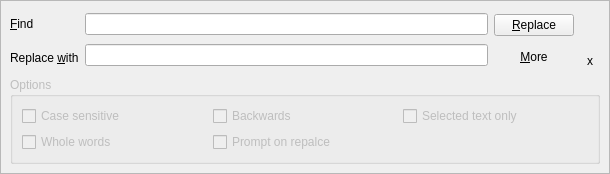
<?xml version="1.0" encoding="UTF-8"?>
<ui version="4.0">
 <class>replaceForm</class>
 <widget class="QWidget" name="replaceForm">
  <property name="geometry">
   <rect>
    <x>0</x>
    <y>0</y>
    <width>610</width>
    <height>187</height>
   </rect>
  </property>
  <property name="sizePolicy">
   <sizepolicy hsizetype="Preferred" vsizetype="MinimumExpanding">
    <horstretch>0</horstretch>
    <verstretch>0</verstretch>
   </sizepolicy>
  </property>
  <property name="windowTitle">
   <string>Form</string>
  </property>
  <property name="autoFillBackground">
   <bool>true</bool>
  </property>
  <layout class="QVBoxLayout" name="verticalLayout_5">
   <property name="spacing">
    <number>6</number>
   </property>
   <property name="sizeConstraint">
    <enum>QLayout::SetMaximumSize</enum>
   </property>
   <property name="leftMargin">
    <number>0</number>
   </property>
   <property name="topMargin">
    <number>0</number>
   </property>
   <property name="rightMargin">
    <number>0</number>
   </property>
   <property name="bottomMargin">
    <number>0</number>
   </property>
   <item>
    <widget class="QFrame" name="frame">
     <property name="sizePolicy">
      <sizepolicy hsizetype="Preferred" vsizetype="Maximum">
       <horstretch>0</horstretch>
       <verstretch>0</verstretch>
      </sizepolicy>
     </property>
     <property name="autoFillBackground">
      <bool>true</bool>
     </property>
     <property name="frameShape">
      <enum>QFrame::StyledPanel</enum>
     </property>
     <property name="frameShadow">
      <enum>QFrame::Raised</enum>
     </property>
     <layout class="QVBoxLayout" name="verticalLayout_6">
      <item>
       <layout class="QHBoxLayout" name="horizontalLayout">
        <item>
         <layout class="QVBoxLayout" name="verticalLayout">
          <item>
           <widget class="QLabel" name="findLabel">
            <property name="text">
             <string>&amp;Find</string>
            </property>
            <property name="buddy">
             <cstring>findText</cstring>
            </property>
           </widget>
          </item>
          <item>
           <widget class="QLabel" name="replaceLabel">
            <property name="text">
             <string>Replace &amp;with</string>
            </property>
            <property name="buddy">
             <cstring>replaceText</cstring>
            </property>
           </widget>
          </item>
         </layout>
        </item>
        <item>
         <layout class="QVBoxLayout" name="verticalLayout_2">
          <item>
           <widget class="QLineEdit" name="findText"/>
          </item>
          <item>
           <widget class="QLineEdit" name="replaceText"/>
          </item>
         </layout>
        </item>
        <item>
         <layout class="QVBoxLayout" name="verticalLayout_3">
          <item>
           <widget class="QPushButton" name="replaceButton">
            <property name="text">
             <string>&amp;Replace</string>
            </property>
            <property name="autoRepeat">
             <bool>true</bool>
            </property>
           </widget>
          </item>
          <item>
           <widget class="QToolButton" name="moreButton">
            <property name="sizePolicy">
             <sizepolicy hsizetype="Minimum" vsizetype="Fixed">
              <horstretch>0</horstretch>
              <verstretch>0</verstretch>
             </sizepolicy>
            </property>
            <property name="cursor">
             <cursorShape>PointingHandCursor</cursorShape>
            </property>
            <property name="text">
             <string>&amp;More</string>
            </property>
            <property name="checkable">
             <bool>true</bool>
            </property>
            <property name="autoRaise">
             <bool>true</bool>
            </property>
           </widget>
          </item>
         </layout>
        </item>
        <item>
         <layout class="QVBoxLayout" name="verticalLayout_4">
          <item>
           <spacer name="verticalSpacer">
            <property name="orientation">
             <enum>Qt::Vertical</enum>
            </property>
            <property name="sizeType">
             <enum>QSizePolicy::Maximum</enum>
            </property>
            <property name="sizeHint" stdset="0">
             <size>
              <width>20</width>
              <height>40</height>
             </size>
            </property>
           </spacer>
          </item>
          <item>
           <widget class="QToolButton" name="closeButton">
            <property name="cursor">
             <cursorShape>PointingHandCursor</cursorShape>
            </property>
            <property name="text">
             <string>x</string>
            </property>
            <property name="autoRaise">
             <bool>true</bool>
            </property>
           </widget>
          </item>
         </layout>
        </item>
       </layout>
      </item>
      <item>
       <widget class="QGroupBox" name="optionsGroupBox">
        <property name="enabled">
         <bool>false</bool>
        </property>
        <property name="title">
         <string>Options</string>
        </property>
        <layout class="QGridLayout" name="gridLayout">
         <item row="0" column="0">
          <widget class="QCheckBox" name="caseCheckBox">
           <property name="text">
            <string>Case sensitive</string>
           </property>
          </widget>
         </item>
         <item row="0" column="1">
          <widget class="QCheckBox" name="backwardsCheckBox">
           <property name="text">
            <string>Backwards</string>
           </property>
          </widget>
         </item>
         <item row="0" column="2">
          <widget class="QCheckBox" name="selectedCheckBox">
           <property name="text">
            <string>Selected text only</string>
           </property>
          </widget>
         </item>
         <item row="1" column="0">
          <widget class="QCheckBox" name="wholeWordsCheckBox">
           <property name="text">
            <string>Whole words</string>
           </property>
          </widget>
         </item>
         <item row="1" column="1">
          <widget class="QCheckBox" name="promptCheckBox">
           <property name="text">
            <string>Prompt on repalce</string>
           </property>
          </widget>
         </item>
        </layout>
       </widget>
      </item>
     </layout>
    </widget>
   </item>
  </layout>
 </widget>
 <tabstops>
  <tabstop>findText</tabstop>
  <tabstop>replaceText</tabstop>
  <tabstop>replaceButton</tabstop>
  <tabstop>moreButton</tabstop>
  <tabstop>closeButton</tabstop>
  <tabstop>caseCheckBox</tabstop>
  <tabstop>wholeWordsCheckBox</tabstop>
  <tabstop>backwardsCheckBox</tabstop>
  <tabstop>promptCheckBox</tabstop>
  <tabstop>selectedCheckBox</tabstop>
 </tabstops>
 <resources/>
 <connections>
  <connection>
   <sender>moreButton</sender>
   <signal>toggled(bool)</signal>
   <receiver>optionsGroupBox</receiver>
   <slot>setVisible(bool)</slot>
   <hints>
    <hint type="sourcelabel">
     <x>530</x>
     <y>77</y>
    </hint>
    <hint type="destinationlabel">
     <x>532</x>
     <y>146</y>
    </hint>
   </hints>
  </connection>
  <connection>
   <sender>moreButton</sender>
   <signal>toggled(bool)</signal>
   <receiver>optionsGroupBox</receiver>
   <slot>setEnabled(bool)</slot>
   <hints>
    <hint type="sourcelabel">
     <x>508</x>
     <y>86</y>
    </hint>
    <hint type="destinationlabel">
     <x>501</x>
     <y>120</y>
    </hint>
   </hints>
  </connection>
 </connections>
</ui>
